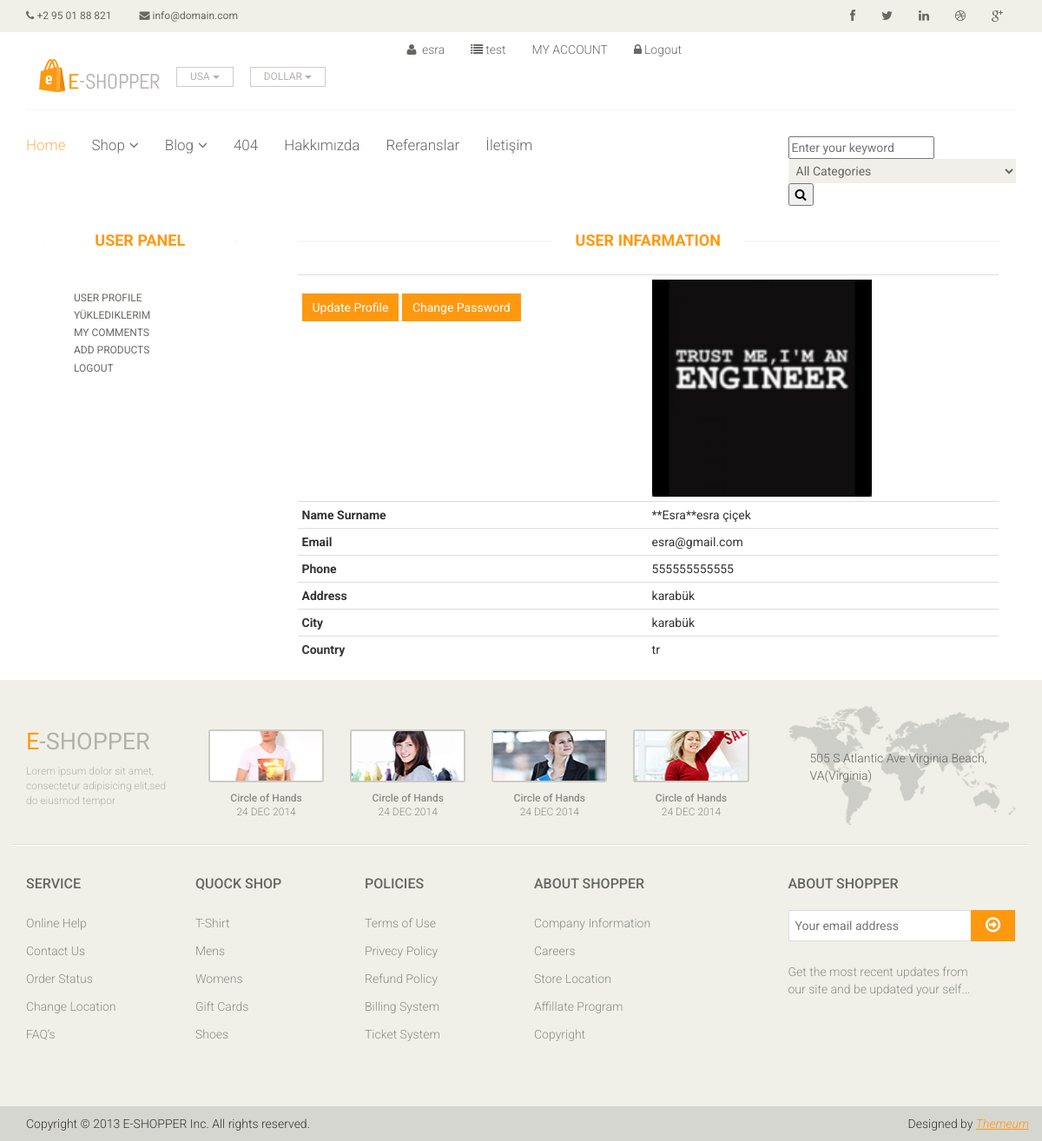
Before: /user/ (signed in) with the older database file.
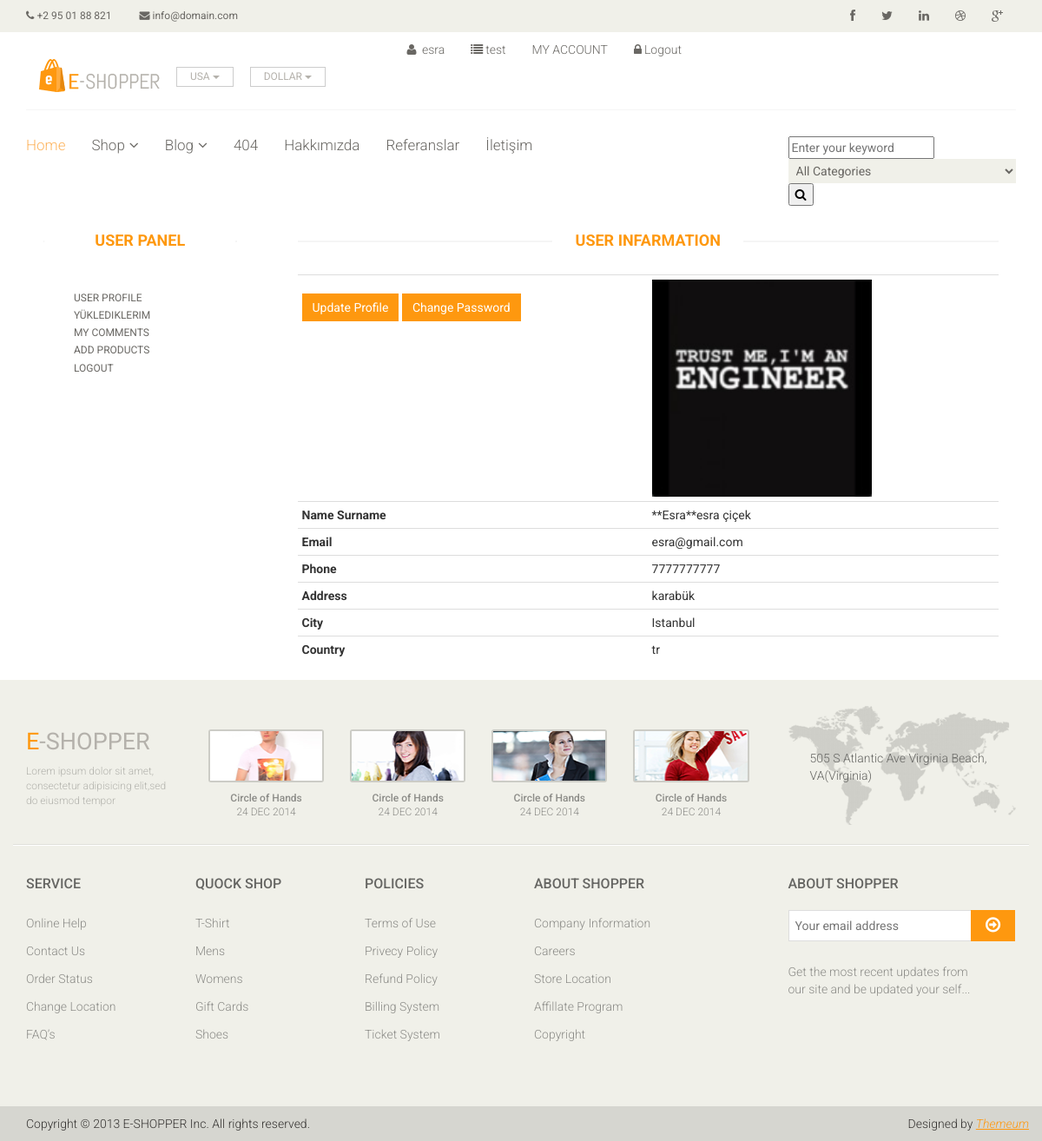
After: the same page with the newer database file.
### home/models.py (models this page shows, shortened)
class UserProfile(models.Model):
    user = models.OneToOneField(User, on_delete=models.CASCADE)
    phone = models.CharField(blank=True, max_length=20)
    address = models.CharField(blank=True, max_length=20)
    city = models.CharField(blank=True, max_length=20)
    country = models.CharField(blank=True, max_length=20)
    image = models.ImageField(blank=True, upload_to='images/users/')
    def user_name(self):
        return '**'+self.user.username + '**' +self.user.first_name+ ' ' +self.user.last_name
    def image_tag(self):
        return mark_safe('<img src="{}" height="50"/>'.format(self.image.url))
    image_tag.short_description = 'Image'

### user/views.py (the view)
# urls.py: path('', views.index, name='index'),
def index(request):
    category = Category.objects.all()
    current_user = request.user #Access user session information
    profile = UserProfile.objects.get(user_id=current_user.id)
    context ={'category' : category,
              'profile' : profile,
              }
    return render(request, 'user_profile.html',context)

### user/templates/user_profile.html (shortened to what this page needs)
{% extends "homebase.html" %}
{% block maincontent %}
    <div id="contact-page" class="container">
        <div class="bg">
            <div class="row">
                <div class="col-sm-3">
                    <div class="contact-form">
                        {% include "user_panel.html" %}
                    </div>
                </div>
                <div class="col-sm-9">
                    <div class="contact-info">
                        <h2 class="title text-center">User Infarmation</h2>
                        <table class="table table-condensed">
                            <tr class="cart_menu">
                            <tr>
                                <th class="text-left">
                                    <a href="/user/update" class="btn btn-primary">Update Profile</a>
                                    <a href="/user/password" class="btn btn-primary">Change Password</a>
                                </th>
                                <td class="text-left" ><img src="{{profile.image.url}}" style="height: 250px" alt=""></td>
                            </tr>
                            <tr>
                                <th class="text-left">Name Surname</th>
                                <td class="text-left">{{profile.user_name}}</td>
                            </tr>
                            <tr>
                                <th class="text-left">Email</th>
                                <td class="text-left">{{profile.user.email}}</td>
                            </tr>
                            <tr>
                                <th class="text-left">Phone</th>
                                <td class="text-left">{{profile.phone}}</td>
                            </tr>
                            <tr>
                                <th class="text-left">Address</th>
                                <td class="text-left">{{profile.address}}</td>
                            </tr>
                            <tr>
                                <th class="text-left">City</th>
                                <td class="text-left">{{profile.city}}</td>
                            </tr>
                            <tr>
                                <th class="text-left">Country</th>
                                <td class="text-left">{{profile.country}}</td>
                            </tr>
                            </tr>
                        </table>
                    </div>
                </div>
            </div>
        </div>
    </div>
{% endblock %}

### home/templates/homebase.html (shortened to what this page needs)
<!DOCTYPE html>
<html lang="en">
<head>
    {% load static %}
    <link href="{% static 'css/bootstrap.min.css'%}" rel="stylesheet">
    <link href="{% static 'css/font-awesome.min.css'%}" rel="stylesheet">
    <link href="{% static 'css/prettyPhoto.css'%}" rel="stylesheet">
    <link href="{% static 'css/price-range.css'%}" rel="stylesheet">
    <link href="{% static 'css/animate.css'%}" rel="stylesheet">
	<link href="{% static 'css/main.css'%}" rel="stylesheet">
	<link href="{% static 'css/responsive.css'%}" rel="stylesheet">
    <link rel="stylesheet" href="https://ajax.googleapis.com/ajax/libs/jqueryui/1.11.4/themes/smoothness/jquery-ui.css">
</head>
<body>
{%include 'header.html' %}
{% block maincontent %}   {% endblock %}
{%include 'footer.html' %}
</body>
</html>

### home/templates/header.html (shortened to what this page needs)
{% load static %}
<header id="header">
		<div class="header_top">
			<div class="container">
				<div class="row">
					<div class="col-sm-6">
						<div class="contactinfo">
							<ul class="nav nav-pills">
								<li><a href="#"><i class="fa fa-phone"></i> +2 95 01 88 821</a></li>
								<li><a href="#"><i class="fa fa-envelope"></i> info@domain.com</a></li>
							</ul>
						</div>
					</div>
					<div class="col-sm-6">
						<div class="social-icons pull-right">
							<ul class="nav navbar-nav">
								<li><a href="#"><i class="fa fa-facebook"></i></a></li>
								<li><a href="#"><i class="fa fa-twitter"></i></a></li>
								<li><a href="#"><i class="fa fa-linkedin"></i></a></li>
								<li><a href="#"><i class="fa fa-dribbble"></i></a></li>
								<li><a href="#"><i class="fa fa-google-plus"></i></a></li>
							</ul>
						</div>
					</div>
				</div>
			</div>
                <div class="col-sm-8">
                    {% if user.id is not None %}
                        <div class="shop-menu pull-right">
                        <ul class="nav navbar-nav">
                        <li><a href="/user"><i class="fa fa-user"></i> {{user.first_name}} </a></li>
                        <ul class="nav navbar-nav">
                        <li><a href="#"><i class="fa fa-list"></i>test</a></li>
                        <li><a href="/user">MY ACCOUNT</a></li>
                        <li><a href="/logout/"><i class="fa fa-lock"></i>Logout</a></li>
                    </ul>
                    {% else %}
                        <li class="pull-right"><a href="/login/" class="text" style="color: #FE980F">LOGIN / </a> <a href="/signup/" class="text" style="color: #FE980F">SIGN UP</a></li>
                    {% endif %}
                    </ul>
                    </div>
                </div>
		</div>
		<div class="header-middle">
			<div class="container">
				<div class="row">
					<div class="col-md-4 clearfix">
						<div class="logo pull-left">
							<a href="index.html"><img src="{% static 'images/home/logo.png'%}" alt="" /></a>
						</div>
						<div class="btn-group pull-right clearfix">
							<div class="btn-group">
								<button type="button" class="btn btn-default dropdown-toggle usa" data-toggle="dropdown">
									USA
									<span class="caret"></span>
								</button>
							</div>
							<div class="btn-group">
								<button type="button" class="btn btn-default dropdown-toggle usa" data-toggle="dropdown">
									DOLLAR
									<span class="caret"></span>
								</button>
							</div>
						</div>
					</div>
					<div class="col-md-8 clearfix">
					</div>
				</div>
			</div>
		</div>
		<div class="header-bottom">
			<div class="container">
				<div class="row">
					<div class="col-sm-9">
						<div class="mainmenu pull-left">
							<ul class="nav navbar-nav collapse navbar-collapse">
								<li><a href="/" class="active">Home</a></li>
								<li class="dropdown"><a href="#">Shop<i class="fa fa-angle-down"></i></a>
                                </li>
								<li class="dropdown"><a href="#">Blog<i class="fa fa-angle-down"></i></a>
                                </li>
								<li><a href="#">404</a></li>
								<li><a href="/hakkimizda">Hakkımızda</a></li>
								<li><a href="/referanslar">Referanslar</a></li>
								<li><a href="/iletisim">İletişim</a></li>
							</ul>
						</div>
					</div>
				<div class="col-sm-3">
                    <div class="header-search">
                        <form action="/search/" method="post">
                            <input id="query" name="query" class="input search-input" type="text" placeholder="Enter your keyword"/>
                            {% load mptt_tags %}
                            <select name="catid" class="input search-categories">
                                <option value="0">All Categories</option>
                            </select>
                           <button class="search-btn"><i class="fa fa-search"></i></button>
                        </form>
                    </div>
                </div>
				</div>
			</div>
		</div>
	</header>

### user/templates/user_panel.html
<div class="contact-info">
    <h2 class="title text-center">User Panel</h2>
    <div class="panel-body">
        <ul class="text-left">
            <li><a href="/user">User Profile </a></li>
            <li><a href="/user/myhomes">Yüklediklerim </a></li>
            <li><a href="/user/comments">My Comments </a></li>
            <li><a href="/product/">add products</a></li>
            <li><a href="/logout">Logout </a></li>
        </ul>
    </div>
</div>

### home/templates/footer.html (shortened to what this page needs)
{% load static %}
<footer id="footer">
		<div class="footer-top">
			<div class="container">
				<div class="row">
					<div class="col-sm-2">
						<div class="companyinfo">
							<h2><span>e</span>-shopper</h2>
							<p>Lorem ipsum dolor sit amet, consectetur adipisicing elit,sed do eiusmod tempor</p>
						</div>
					</div>
					<div class="col-sm-7">
						<div class="col-sm-3">
							<div class="video-gallery text-center">
								<a href="#">
									<div class="iframe-img">
										<img src="{% static 'images/home/iframe1.png'%}" alt="" />
									</div>
								</a>
								<p>Circle of Hands</p>
								<h2>24 DEC 2014</h2>
							</div>
						</div>
						<div class="col-sm-3">
							<div class="video-gallery text-center">
								<a href="#">
									<div class="iframe-img">
										<img src="{% static 'images/home/iframe2.png'%}" alt="" />
									</div>
								</a>
								<p>Circle of Hands</p>
								<h2>24 DEC 2014</h2>
							</div>
						</div>
						<div class="col-sm-3">
							<div class="video-gallery text-center">
								<a href="#">
									<div class="iframe-img">
										<img src="{% static 'images/home/iframe3.png'%}" alt="" />
									</div>
								</a>
								<p>Circle of Hands</p>
								<h2>24 DEC 2014</h2>
							</div>
						</div>
						<div class="col-sm-3">
							<div class="video-gallery text-center">
								<a href="#">
									<div class="iframe-img">
										<img src="{% static 'images/home/iframe4.png'%}" alt="" />
									</div>
								</a>
								<p>Circle of Hands</p>
								<h2>24 DEC 2014</h2>
							</div>
						</div>
					</div>
					<div class="col-sm-3">
						<div class="address">
							<img src="{% static 'images/home/map.png'%}" alt="" />
							<p>505 S Atlantic Ave Virginia Beach, VA(Virginia)</p>
						</div>
					</div>
				</div>
			</div>
		</div>
		<div class="footer-widget">
			<div class="container">
				<div class="row">
					<div class="col-sm-2">
						<div class="single-widget">
							<h2>Service</h2>
							<ul class="nav nav-pills nav-stacked">
								<li><a href="#">Online Help</a></li>
								<li><a href="#">Contact Us</a></li>
								<li><a href="#">Order Status</a></li>
								<li><a href="#">Change Location</a></li>
								<li><a href="#">FAQ’s</a></li>
							</ul>
						</div>
					</div>
					<div class="col-sm-2">
						<div class="single-widget">
							<h2>Quock Shop</h2>
							<ul class="nav nav-pills nav-stacked">
								<li><a href="#">T-Shirt</a></li>
								<li><a href="#">Mens</a></li>
								<li><a href="#">Womens</a></li>
								<li><a href="#">Gift Cards</a></li>
								<li><a href="#">Shoes</a></li>
							</ul>
						</div>
					</div>
					<div class="col-sm-2">
						<div class="single-widget">
							<h2>Policies</h2>
							<ul class="nav nav-pills nav-stacked">
								<li><a href="#">Terms of Use</a></li>
								<li><a href="#">Privecy Policy</a></li>
								<li><a href="#">Refund Policy</a></li>
								<li><a href="#">Billing System</a></li>
								<li><a href="#">Ticket System</a></li>
							</ul>
						</div>
					</div>
					<div class="col-sm-2">
						<div class="single-widget">
							<h2>About Shopper</h2>
							<ul class="nav nav-pills nav-stacked">
								<li><a href="#">Company Information</a></li>
								<li><a href="#">Careers</a></li>
								<li><a href="#">Store Location</a></li>
								<li><a href="#">Affillate Program</a></li>
								<li><a href="#">Copyright</a></li>
							</ul>
						</div>
					</div>
					<div class="col-sm-3 col-sm-offset-1">
						<div class="single-widget">
							<h2>About Shopper</h2>
							<form action="#" class="searchform">
								<input type="text" placeholder="Your email address" />
								<button type="submit" class="btn btn-default"><i class="fa fa-arrow-circle-o-right"></i></button>
								<p>Get the most recent updates from <br />our site and be updated your self...</p>
							</form>
						</div>
					</div>
				</div>
			</div>
		</div>
		<div class="footer-bottom">
			<div class="container">
				<div class="row">
					<p class="pull-left">Copyright © 2013 E-SHOPPER Inc. All rights reserved.</p>
					<p class="pull-right">Designed by <span><a target="_blank" href="http://www.themeum.com">Themeum</a></span></p>
				</div>
			</div>
		</div>
	</footer>
{% load static %}

Changed rows visible on the page:
changed UserProfile "karabük": phone "555555555555" → "7777777777"; city "karabük" → "Istanbul"
